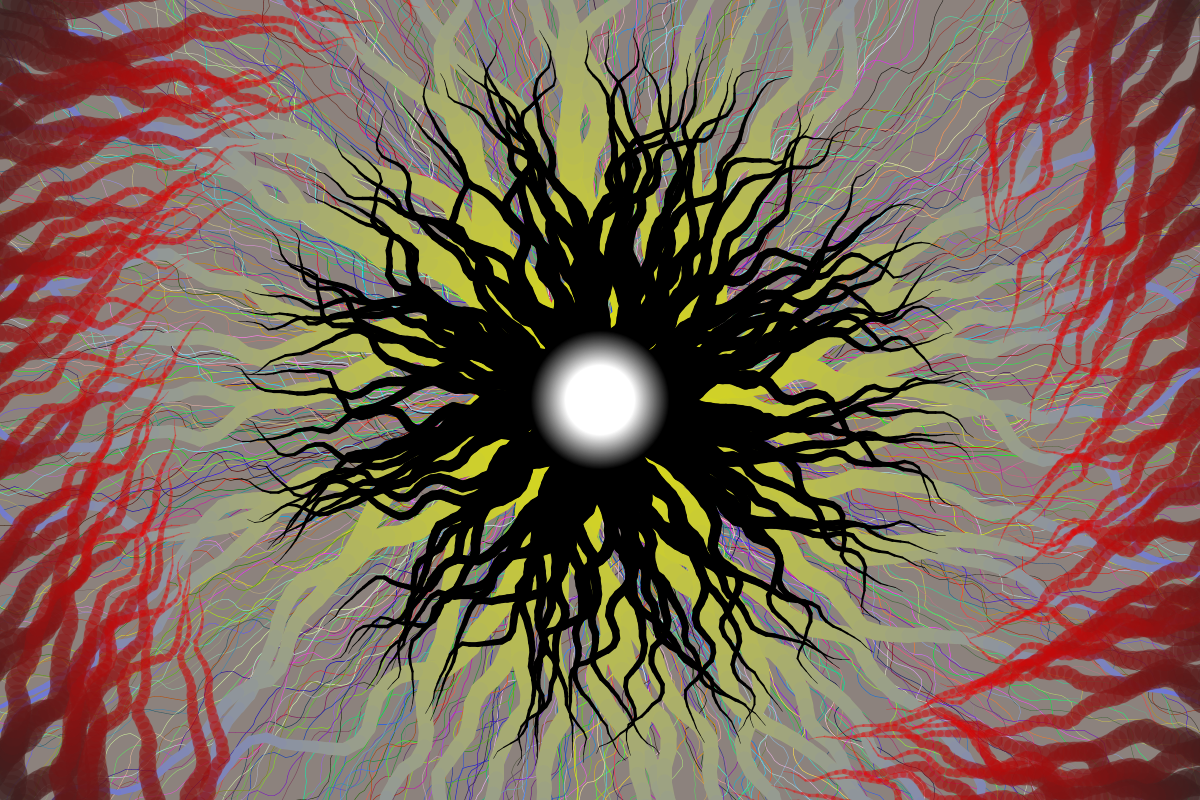
Frame 1 (no input)
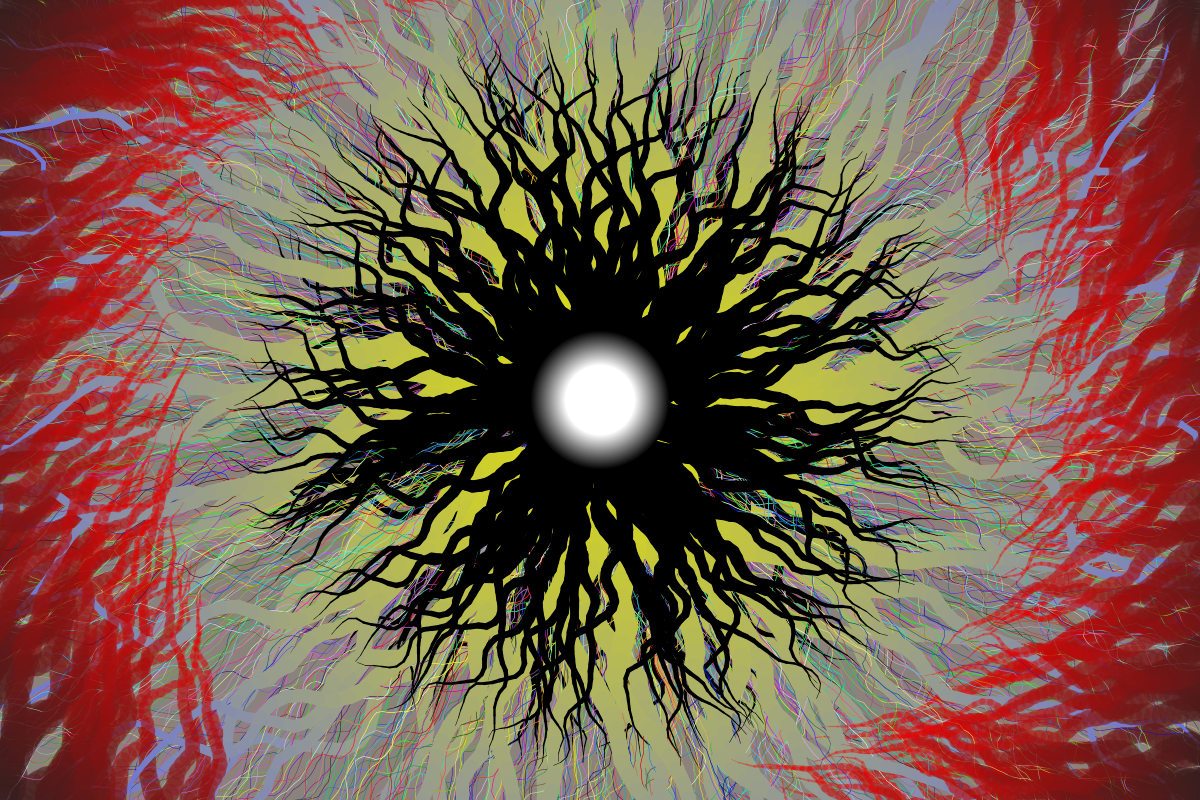
Frame 2 (the mouse pressed at the canvas centre, redrawn once)

The Processing sketch that drew these frames (run headless with seeded random() and noise(); the mouse was pressed at the canvas centre and the sketch redrawn once):

// Processing sketch: terminal
// ── terminal.pde
void setup()
{
  size(1200, 800);
  background(140, 130, 125);
  smooth();
  noLoop();
}

void draw()
{
  pushMatrix();
  translate(width/2, height/2);
  drawLines1();
  drawLines4();
  drawLines2();
  drawCircle();
  popMatrix();
  
  pushMatrix();
  translate(0, height/2);
  rotate(-PI/2);
  drawLines3(height, 70);
  popMatrix();
  
  pushMatrix();
  translate(width, height/2);
  rotate(PI/2);
  drawLines3(height, 70);
  popMatrix();
}

void drawLines1()
{
  int n = 600;
  pushMatrix();
  for (int i = 0; i < n; i++)
  {
    color c = color(random(255), random(255), random(255));
    Line line = new Line(200, width, 1, c, c);
    line.drawMe();
    rotate(2*PI/n);
  }
  popMatrix();
}

void drawLines4()
{
  int n = 50;
  color c2 = color(90, 100, 250);
  color c1 = color(230, 230, 0);
  pushMatrix();
  for (int i = 0; i < n; i++)
  {
    Line line = new Line(50, width/1.5, 30, c1, c2);
    line.drawMe();
    rotate(2*PI/n);
  }
  popMatrix();
}

void drawLines2()
{
  int n = 100;
  color c = color(0);
  pushMatrix();
  for (int i = 0; i < n; i++)
  {
    Line line = new Line(50, width/3, 20, c, c);
    line.drawMe();
    rotate(2*PI/n);
  }
  popMatrix();
}

void drawLines3(float edge, float angle)
{
  int n = 50;
  float alpha = radians(40);
  float theta = radians(angle);
  float phi = (PI-theta)/2-alpha/2;
  float r = edge/(2*sin(theta/2));
  float a = edge/(2*tan(theta/2));
  color c1 = color(50, 30, 30, 100);
  color c2 = color(255, 0, 0, 100);
  pushMatrix();
  translate(0, a);
  for (int i = 0; i < n; i++)
  {
    pushMatrix();
    rotate(-phi);
    translate(r, 0);
    rotate(PI);
    Line line = new Line(50, edge/2, 30, c1, c2);
    line.drawMe();
    popMatrix();
    phi += (theta+alpha)/n;
  }
  popMatrix();
}

void drawCircle()
{
  float maxradius = 70;
  float radius = maxradius;
  float dradius = 1;
  color c1 = color(0);
  color c2 = color(255);
  noStroke();
  while (radius > 0)
  {
    color c = lerpColor(c2, c1, 2*radius/maxradius-1.0);
    fill(c);
    ellipse(0, 0, radius*2.0, radius*2.0);
    radius -= dradius;
  }
}

void keyPressed()
{
  if (keyCode == ENTER)
  {
    save("image.jpg");
  }
}

// ── line.pde
class Line
{
  float num;
  float leng;
  float maxstrokeW;
  color c1;
  color c2;
  
  Line(int num, float leng, float maxstrokeW, color c1, color c2)
  {
    this.num = num;
    this.leng = leng;
    this.maxstrokeW = maxstrokeW;
    this.c1 = c1;
    this.c2 = c2;
  }
  
  void drawMe()
  {
    float noise = random(10);
    pushMatrix();
    for (int i = 0; i < num; i++)
    {
      color c = lerpColor(c1, c2, ((float)i)/((float)num));
      float theta = PI/2*(1.0-2.0*noise(noise));
      //float theta = PI/2*(1.0-2.0*random(1));
      rotate(-theta);
      stroke(c);
      strokeWeight(max(maxstrokeW/num*(num-i),0.5));
      line(0,0,leng/num, 0);
      translate(leng/num, 0);
      rotate(theta);
      noise += 0.2;
    }
    popMatrix();
  }
}
